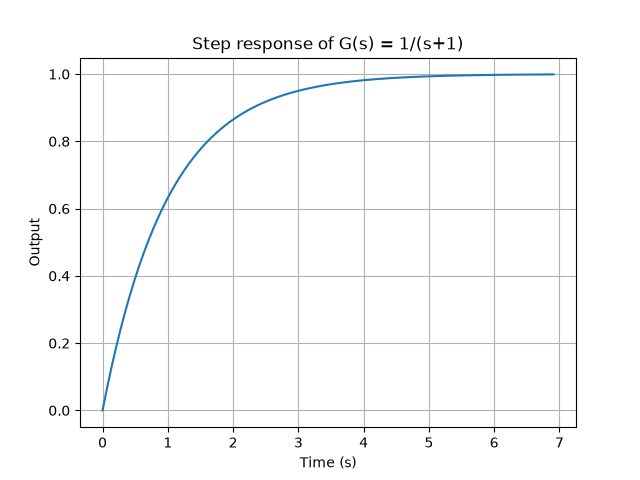

The Python source for this figure:
import control as ct
import matplotlib.pyplot as plt

G = ct.tf([1], [1, 1])
t, y = ct.step_response(G)

plt.plot(t, y)
plt.title("Step response of G(s) = 1/(s+1)")
plt.xlabel("Time (s)")
plt.ylabel("Output")
plt.grid(True)
plt.savefig("Python/step_response.png")
plt.show()
